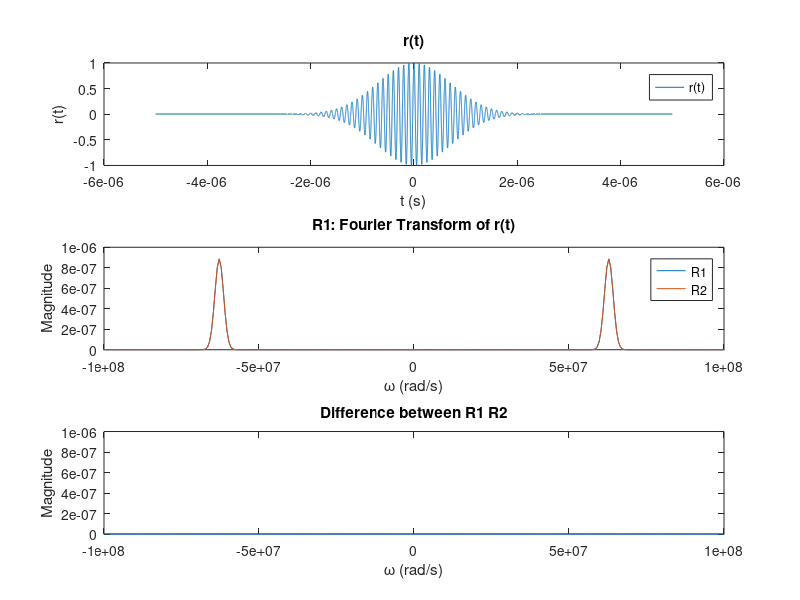

MATLAB code for this plot:
clc, clear;

micro = 10^-6;  % define micro

Fs = 5000;    % sampling freqency

% Constructing pulses
t = (-5: 1/Fs: 5 - 1/Fs) * micro;
g = exp(-t.^2 / (1 * micro)^2); % Gaussian pulse t0 = 1us
p = cos(2*pi*10^7.*t); % Cosine wave
r = g .* p;     % r(t) = g(t)p(t)

% Constructing frequency scale
df1 = Fs / length(g);   % frequency difference divided evenly regarding g
df2 = Fs / length(p);   % frequency difference divided evenly regarding p
df3 = Fs / length(r);   % frequency difference divided evenly regarding r
freq1 = (-Fs / 2: df1: Fs / 2 - df1) * 2 * pi / micro;  % set the scale to [-Fs / 2: Fs / 2) with regards to df1
freq2 = (-Fs / 2: df2: Fs / 2 - df2) * 2 * pi / micro;  % set the scale to [-Fs / 2: Fs / 2) with regards to df2
freq3 = (-Fs / 2: df3: Fs / 2 - df3) * 2 * pi / micro;  % set the scale to [-Fs / 2: Fs / 2) with regards to df3

G = fftshift(abs(fft(g))) / Fs * micro;     % Fourier transform of g(t)
P = fftshift(abs(fft(p))) / Fs * micro;     % Fourier transform of p(t)
R1 = fftshift(abs(fft(r))) / Fs * micro;    % Fourier transform of r(t)

R2 = (conv(G, P) * (df1 * 2 * pi / micro)) / (2*pi);    % Convolution of G, P and divided the result by 2*pi
freq4 = (-Fs: df1: Fs - df1) * 2 * pi / micro;    % set the scale to [-Fs : Fs) because of convolution
dif = (length(freq4) - length(freq3)) / 2;  % calculate margin
R2 = R2(dif + 1: length(freq4) - dif);  % parse margin of R2
freq4= freq4(dif + 1: length(freq4) - dif); % parse margin of freq4

% Because we use DT convolution to calculate CT convolution
% We should multiply the result by the interval of the DT signals

% R1 is obtained by fourier transform of r(t)
% R2 is obtained by multiply 1/2*pi to the convolution of G(jw) and P(jw)
% plot both R1 and R2 to prove that their results are same

% Plot 1: r(t)
subplot(3, 1, 1);
plot(t, r);
title('r(t)');
legend('r(t)');
xlabel('t (s)');
ylabel('r(t)');

% Plot 2: fourier transform of r(t)
subplot(3, 1, 2);
plot(freq3, R1);
hold on;
plot(freq4, R2);
hold off;
axis([-100 / micro, 100 / micro, 0, 1 * micro]);
title('R1: Fourier Transform of r(t)');
legend('R1', 'R2');
xlabel('ω (rad/s)');
ylabel('Magnitude');

% Plot 3: 1/(2*pi) * conv(G(jw), P(jw))
subplot(3, 1, 3);
plot(freq4, R2 - R1);
axis([-100 / micro, 100 / micro, 0, 1 * micro]);
title('Difference between R1 R2');
xlabel('ω (rad/s)');
ylabel('Magnitude');